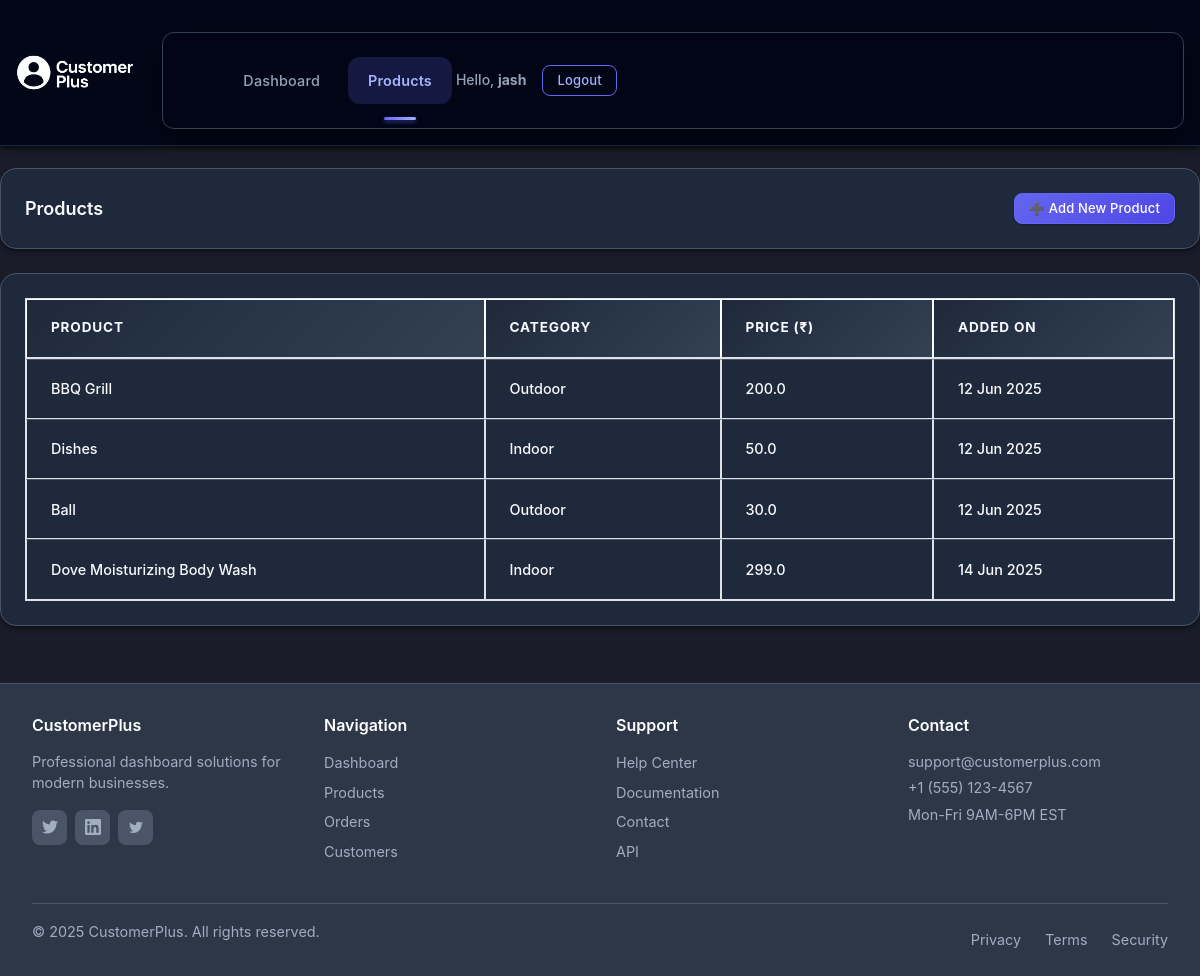
/product/ (signed in), run on the app's committed database.
### account/models.py (models this page shows, shortened)
class Product(models.Model):
    CATEGORY = (
        ('Indoor', 'Indoor'),
        ('Outdoor', 'Outdoor'),
    )
    name = models.CharField(max_length=200, null=True)
    price = models.FloatField(null=True)
    category = models.CharField(max_length=200, choices=CATEGORY, null=True)
    description = models.CharField(max_length=200, null=True, blank=True)
    date_created = models.DateTimeField(auto_now_add=True, null=True)
    tags = models.ManyToManyField(Tag)

### account/decorators.py (the view)
        def wrapper_func(request, *args, **kwargs):
            if request.user.groups.exists():
                user_groups = [group.name for group in request.user.groups.all()]
                if any(group in allowed_roles for group in user_groups):
                    return view_func(request, *args, **kwargs)
            return HttpResponse("You are not authorized to view this page.")

### account/views.py (called while the page is built)
@login_required(login_url='login')
@allowed_users(allowed_roles=['admin'])
def product(request):
    products = Product.objects.all()
    return render(request, 'accounts/product.html', {'products': products})

### account/templates/accounts/product.html
{% extends 'accounts/main.html' %}
{% block content %}
<br>
<div class="row">
  <div class="col-md">
    <div class="card card-body d-flex justify-content-between align-items-center flex-row">
      <h5 class="mb-0">Products</h5>
      <a href="{% url 'add-product' %}" class="btn btn-sm btn-primary">➕ Add New Product</a>
    </div>
    <div class="card card-body mt-2">
      <table class="table table-hover table-bordered align-middle">
        <thead class="table-light">
          <tr>
            <th scope="col">Product</th>
            <th scope="col">Category</th>
            <th scope="col">Price (₹)</th>
            <th scope="col">Added On</th>
          </tr>
        </thead>
        <tbody>
          {% for i in products %}
            <tr>
              <td>{{ i.name }}</td>
              <td>{{ i.category }}</td>
              <td>{{ i.price }}</td>
              <td>{{ i.date_created|date:"d M Y" }}</td>
            </tr>
          {% empty %}
            <tr>
              <td colspan="4" class="text-center text-muted">No products available.</td>
            </tr>
          {% endfor %}
        </tbody>
      </table>
    </div>
  </div>
</div>
{% endblock %}

### account/templates/accounts/navbar.html (shortened to what this page needs)
{% load static %}
<nav class="navbar navbar-expand-lg">
  <div class="container-fluid">
    <a class="navbar-brand d-flex align-items-center" href="{% url 'home' %}">
      <img src="{% static 'images/customerpluslogo.png' %}" alt="CustomerPlus"
           style="height: 40px; width: auto; margin-right: 12px;">
    </a>
    <div class="collapse navbar-collapse" id="navbarNav">
      <ul class="navbar-nav me-auto">
        {%if request.user.is_staff %}
        <li class="nav-item {% if request.resolver_match.url_name == 'home' %}active{% endif %}">
          <a class="nav-link" href="{% url 'home' %}">Dashboard</a>
        </li>
        <li class="nav-item {% if request.resolver_match.url_name == 'product' %}active{% endif %}">
          <a class="nav-link" href="{% url 'product' %}">Products</a>
        </li>
        {% endif %}
      </ul>
      <div class="d-flex align-items-center">
        <span class="text-white me-3 d-none d-lg-inline">
          Hello, <strong>{{ request.user }}</strong>
        </span>
        <a class="btn btn-outline-info btn-sm" href="{% url 'logout' %}">Logout</a>
      </div>
    </div>
  </div>
</nav>

### account/templates/accounts/footer.html (style rules this page uses)
* { margin: 0; padding: 0; box-sizing: border-box; }
body { font-family: -apple-system, BlinkMacSystemFont, 'Segoe UI', Roboto, sans-serif; background: #1a1d29; color: #ffffff; min-height: 100vh; display: flex; flex-direction: column; }

### data on the page
Product: name "BBQ Grill", category "Outdoor", price "200.0", date_created "12 Jun 2025"
Product: name "Dishes", category "Indoor", price "50.0", date_created "12 Jun 2025"
Product: name "Ball", category "Outdoor", price "30.0", date_created "12 Jun 2025"
Product: name "Dove Moisturizing Body Wash", category "Indoor", price "299.0", date_created "14 Jun 2025"

### other printed values
{{ request.user }} "jash"
